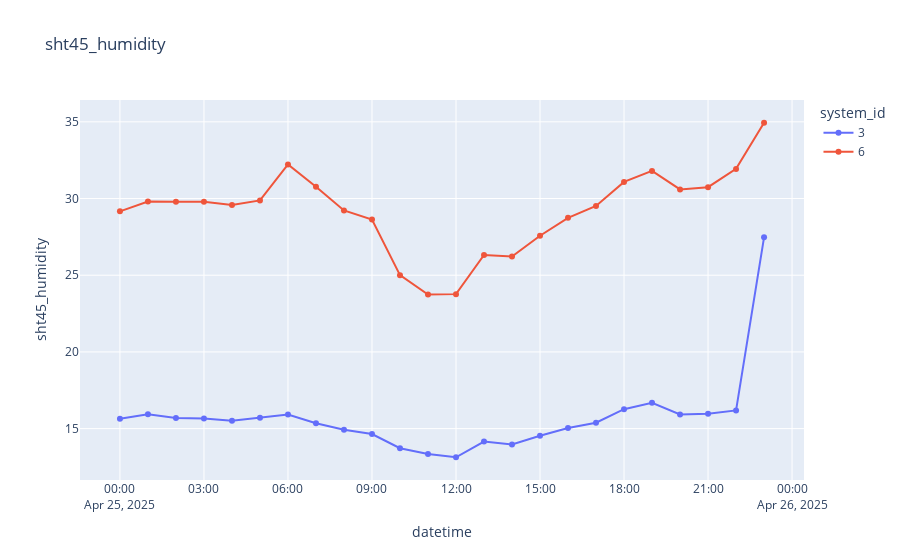

The notebook cell this image was saved under:
### Code cell
plot_sensor_measurement(df,ids,col_name="sht45_humidity")

### Figure 1 — Plotly figure (JSON) as saved in the notebook; plotly's stock layout.template omitted (floating-point values rounded to 4 significant figures)
{"data": [{"hovertemplate": "system_id=3<br>datetime=%{x}<br>sht45_humidity=%{y}<extra></extra>", "legendgroup": "3", "line": {"color": "#636efa", "dash": "solid"}, "marker": {"symbol": "circle"}, "mode": "lines+markers", "name": "3", "orientation": "v", "showlegend": true, "type": "scatter", "x": ["2025-04-25T00:00:00", "2025-04-25T01:00:00", "2025-04-25T02:00:00", "2025-04-25T03:00:00", "2025-04-25T04:00:00", "2025-04-25T05:00:00", "2025-04-25T06:00:00", "2025-04-25T07:00:00", "2025-04-25T08:00:00", "2025-04-25T09:00:00", "2025-04-25T10:00:00", "2025-04-25T11:00:00", "2025-04-25T12:00:00", "2025-04-25T13:00:00", "2025-04-25T14:00:00", "2025-04-25T15:00:00", "2025-04-25T16:00:00", "2025-04-25T17:00:00", "2025-04-25T18:00:00", "2025-04-25T19:00:00", "2025-04-25T20:00:00", "2025-04-25T21:00:00", "2025-04-25T22:00:00", "2025-04-25T23:00:00"], "xaxis": "x", "y": [15.64, 15.94, 15.69, 15.67, 15.52, 15.71, 15.92, 15.35, 14.92, 14.65, 13.72, 13.34, 13.13, 14.15, 13.96, 14.53, 15.03, 15.38, 16.27, 16.69, 15.92, 15.98, 16.18, 27.47], "yaxis": "y"}, {"hovertemplate": "system_id=6<br>datetime=%{x}<br>sht45_humidity=%{y}<extra></extra>", "legendgroup": "6", "line": {"color": "#EF553B", "dash": "solid"}, "marker": {"symbol": "circle"}, "mode": "lines+markers", "name": "6", "orientation": "v", "showlegend": true, "type": "scatter", "x": ["2025-04-25T00:00:00", "2025-04-25T01:00:00", "2025-04-25T02:00:00", "2025-04-25T03:00:00", "2025-04-25T04:00:00", "2025-04-25T05:00:00", "2025-04-25T06:00:00", "2025-04-25T07:00:00", "2025-04-25T08:00:00", "2025-04-25T09:00:00", "2025-04-25T10:00:00", "2025-04-25T11:00:00", "2025-04-25T12:00:00", "2025-04-25T13:00:00", "2025-04-25T14:00:00", "2025-04-25T15:00:00", "2025-04-25T16:00:00", "2025-04-25T17:00:00", "2025-04-25T18:00:00", "2025-04-25T19:00:00", "2025-04-25T20:00:00", "2025-04-25T21:00:00", "2025-04-25T22:00:00", "2025-04-25T23:00:00"], "xaxis": "x", "y": [29.16, 29.8, 29.78, 29.79, 29.57, 29.88, 32.22, 30.77, 29.23, 28.63, 25.0, 23.74, 23.77, 26.32, 26.21, 27.57, 28.74, 29.52, 31.08, 31.8, 30.59, 30.74, 31.93, 34.94], "yaxis": "y"}], "layout": {"legend": {"title": {"text": "system_id"}, "tracegroupgap": 0}, "title": {"text": "sht45_humidity"}, "xaxis": {"anchor": "y", "domain": [0, 1], "title": {"text": "datetime"}}, "yaxis": {"anchor": "x", "domain": [0, 1], "title": {"text": "sht45_humidity"}}}}
